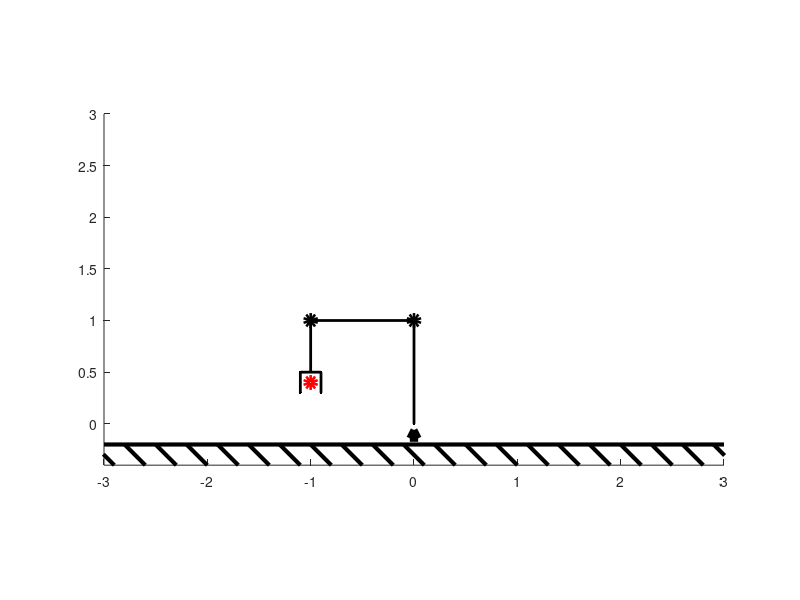

This chart was generated by the following MATLAB code: (Note: this script raises an error after producing the figure.)
%%%%%%%%%%%%%%%%%%%%%%%%%%%%%%%%%%%%%%%%%%%%%%%%%%%%%%%%%%%%%%%%%%%%%%%%%%%
%%%%%%%%%%%%%%%%%%%%%%%%%%%%%%%%%%%%%%%%%%%%%%%%%%%%%%%%%%%%%%%%%%%%%%%%%%%
%%%%%%          3-Link Manipulator                                   %%%%%%
%%%%%%          M20 Robotics, coursework template                    %%%%%%
%%%%%%          University of Cambridge                              %%%%%%
%%%%%%          Michaelmas 2015                                      %%%%%%
%%%%%%%%%%%%%%%%%%%%%%%%%%%%%%%%%%%%%%%%%%%%%%%%%%%%%%%%%%%%%%%%%%%%%%%%%%%
%%%%%%%%%%%%%%%%%%%%%%%%%%%%%%%%%%%%%%%%%%%%%%%%%%%%%%%%%%%%%%%%%%%%%%%%%%%

%%%%%%%%%%%%%%%%%%%%%%%%%%%%%%%%%%%%%%%%%%%%%%%%%%%%%%%%%%%%%%%%%%%%%%%%%%%
%% Main function                                                         %%
%%%%%%%%%%%%%%%%%%%%%%%%%%%%%%%%%%%%%%%%%%%%%%%%%%%%%%%%%%%%%%%%%%%%%%%%%%%

function manipulator
%% Blank slate
clear all
close all
clc

%% Parameters
l1 = 1;                 %length bottom link [m]
l2 = 1;                 %length middle link [m]
l3 = 0.5;               %length upper link [m]
lg = 0.2;               %length gripper [m]
wg = 0.2;               %width gripper [m]

%% Initial conditions
phi1 = 0;               %angle bottom link [rad]
phi2 = pi/2;            %angle middle link [rad]
phi3 = pi/2;            %angle upper link [rad]

phiVec = [phi1;phi2;phi3];
lVec = [l1,l2,l3];

%% Initialise animation
lineObj = animInit;
animation([phiVec,phiVec],lVec,lineObj,[-1,0.4]);

%% Run main routine
for i = 1:5

    pDes = [ginput(1)';0;1];    %get user defined target              
    phiVecNew = JacInv(phiVec,lVec,pDes);   %inverse kinematics
    animation([phiVec,phiVecNew],lVec,lineObj,pDes) %animation
    phiVec = phiVecNew;
end

%%%%%%%%%%%%%%%%%%%%%%%%%%%%%%%%%%%%%%%%%%%%%%%%%%%%%%%%%%%%%%%%%%%%%%%%%%%
%% Local functions                                                       %%
%%%%%%%%%%%%%%%%%%%%%%%%%%%%%%%%%%%%%%%%%%%%%%%%%%%%%%%%%%%%%%%%%%%%%%%%%%%

%% Animation initialisation
function lineObj = animInit()
    
    lWin = l1+l2+l3+0.5;    %window size
    bOffs = 0.1;            %base offset
    
    figure(1)
    hold on
    % Ground plot
    plot([-lWin lWin],[-2*bOffs -2*bOffs],'k','LineWidth',3)
    plot(0,-bOffs,'^k','LineWidth',5)
    for j = 1:30
        
        k = -lWin-1+j*2*lWin/20;
        plot([k;k+0.2],[0-2*bOffs;-0.2-2*bOffs],'k','LineWidth',3)
    end

    %target line object
    lineObj.m1 = line(0,0,'color','r','LineWidth',5,'Marker','o');

    %link line objects
    lineObj.h1 = line(0,0,'color','k','LineWidth',2);
    lineObj.h2 = line(0,0,'color','k','LineWidth',2);
    lineObj.h3 = line(0,0,'color','k','LineWidth',2);

    %joint line objects
    lineObj.d1 = line(0,0,'color','k','LineWidth',5,'Marker','o');
    lineObj.d2 = line(0,0,'color','k','LineWidth',5,'Marker','o');

    %gripper line objects
    lineObj.g1 = line(0,0,'color','k','LineWidth',2);
    lineObj.g2 = line(0,0,'color','k','LineWidth',2);
    lineObj.g3 = line(0,0,'color','k','LineWidth',2);
    
    axis equal
    axis([-3 3 -0.4 3])
end

%% Animation
function animation(phiMat,lVec,lineObj,PDes)
    
    PhiVec = phiMat(:,2);
    PhiVecOld = phiMat(:,1);
    
    [A10,A21,A32] = HomCoord(PhiVec,lVec); %calculate transformation matrices
    
    r11 = A10*[0;l1;0;1];   %position link 1
    r22 = A10*A21*[0;l2;0;1];   %position link 2
    r33 = A10*A21*A32*[0;l3;0;1];   %position link 3

    rg11 = A10*A21*A32*[wg/2;l3;0;1];   %position gripper base right
    rg22 = A10*A21*A32*[wg/2;lg+l3;0;1];    %position gripper right
    rg11m = A10*A21*A32*[-wg/2;l3;0;1]; %position gripper base left
    rg22m = A10*A21*A32*[-wg/2;lg+l3;0;1];  %position gripper left
    
    %set target point
    set(lineObj.m1,'xdata',PDes(1),'ydata',PDes(2))
    
    %number of animated frames from start to end position
    n = 30;
    
    if PhiVecOld ~= PhiVec
        
        for k = 1:n

            %avoid multiple rotations
            PhiVec = mod(PhiVec,2*pi);  
            PhiVecOld = mod(PhiVecOld,2*pi);
            dPhi = PhiVec-PhiVecOld;
            dC = abs(dPhi)>pi;
            dPhi = dPhi - dPhi.*dC - sign(dPhi.*dC).*(2*pi*dC-abs(dPhi.*dC));

            %calculate intermediate positions
            phiVecT = PhiVecOld + dPhi*k/n;
            [A10T,A21T,A32T] = HomCoord(phiVecT,lVec);
            r1T = A10T*[0;l1;0;1];
            r2T = A10T*A21T*[0;l2;0;1];
            r3T = A10T*A21T*A32T*[0;l3;0;1];

            rg1T = A10T*A21T*A32T*[wg/2;l3;0;1];
            rg2T = A10T*A21T*A32T*[wg/2;lg+l3;0;1];
            rg1Tm = A10T*A21T*A32T*[-wg/2;l3;0;1];
            rg2Tm = A10T*A21T*A32T*[-wg/2;lg+l3;0;1];

            %set intermediate positions and pause
            set(lineObj.h1,'xdata',[0 r1T(1)],'ydata',[0 r1T(2)])
            set(lineObj.h2,'xdata',[r1T(1) r2T(1)],'ydata',[r1T(2) r2T(2)])
            set(lineObj.h3,'xdata',[r2T(1) r3T(1)],'ydata',[r2T(2) r3T(2)])

            set(lineObj.d1,'xdata',r1T(1),'ydata',r1T(2))
            set(lineObj.d2,'xdata',r2T(1),'ydata',r2T(2))

            set(lineObj.g1,'xdata',[rg1Tm(1) rg1T(1)],'ydata',[rg1Tm(2) rg1T(2)])
            set(lineObj.g2,'xdata',[rg1T(1) rg2T(1)],'ydata',[rg1T(2) rg2T(2)])
            set(lineObj.g3,'xdata',[rg1Tm(1) rg2Tm(1)],'ydata',[rg1Tm(2) rg2Tm(2)])
            pause(1/n)
        end
    end
    
    %set target position and pause
    set(lineObj.h1,'xdata',[0 r11(1)],'ydata',[0 r11(2)])
    set(lineObj.h2,'xdata',[r11(1) r22(1)],'ydata',[r11(2) r22(2)])
    set(lineObj.h3,'xdata',[r22(1) r33(1)],'ydata',[r22(2) r33(2)])

    set(lineObj.d1,'xdata',r11(1),'ydata',r11(2))
    set(lineObj.d2,'xdata',r22(1),'ydata',r22(2))

    set(lineObj.g1,'xdata',[rg11m(1) rg11(1)],'ydata',[rg11m(2) rg11(2)])
    set(lineObj.g2,'xdata',[rg11(1) rg22(1)],'ydata',[rg11(2) rg22(2)])
    set(lineObj.g3,'xdata',[rg11m(1) rg22m(1)],'ydata',[rg11m(2) rg22m(2)])

    drawnow
end

%% Homogeneous coordinate transform
function [A10,A21,A32] = HomCoord(phiVec,lVec)
    
    Phi1 = phiVec(1);
    Phi2 = phiVec(2);
    Phi3 = phiVec(3);

    L1 = lVec(1);
    L2 = lVec(2);

    A10 = [cos(Phi1) , -sin(Phi1) , 0 , 0; ...
           sin(Phi1) ,  cos(Phi1) , 0 , 0; ...
           0          , 0           , 1 , 0 ; ...
           0          , 0           , 0 , 1];

    A21 = [cos(Phi2) , -sin(Phi2) , 0 , 0; ...
           sin(Phi2) ,  cos(Phi2) , 0 , L1; ...
           0          , 0           , 1 , 0; ...
           0          , 0           , 0 , 1];

    A32 = [cos(Phi3) , -sin(Phi3) , 0 , 0; ...
           sin(Phi3) ,  cos(Phi3) , 0 , L2; ...
           0          , 0           , 1 , 0; ...
           0          , 0           , 0 , 1];

end

%% Jacobian inverse method (inverse kinematics)
function PhiVec = JacInv(PhiVec,LVec,PDes)
    
L3 = LVec(3)+0.1;   %offset target
j = 0;
[A10,A21,A32] = HomCoord(PhiVec,LVec);
rCurr = A10*A21*A32*[0;l3;0;1]; %current end effector position

pErr = norm(PDes-rCurr);    %current position error
errThresh = 0.001;  %error threshold

    while pErr > errThresh
        
        J = Jac(PhiVec,LVec);      
        dx =  pinv(J)*(PDes-rCurr); %pinv Moore-Penrose pseudoinverse
        PhiVec = PhiVec + dx;

        [A10,A21,A32] = HomCoord(PhiVec,LVec);

        rCurr = A10*A21*A32*[0;L3;0;1];
        pErr = norm(PDes-rCurr);

        j = j+1;

        if j>1000   %interrupt if position not below threshold after 1000 iterations

            %run optimisation routine to minimise position error
            lambda = fminsearch(@(x) JacErr(x,PhiVec,PDes,LVec),[0;0;0]);
            PhiVec = PhiVec + lambda;
            break
        end
    end
end

%% Calculate Jacobian
function J = Jac(phiVec,lVec)
    
phi1 = phiVec(1);
phi2 = phiVec(2);
phi3 = phiVec(3);

l1 = lVec(1);
l2 = lVec(2);
l3 = lVec(3);

% Jacobian
J = [ - l2*(cos(phi1)*cos(phi2) - sin(phi1)*sin(phi2)) - l1*cos(phi1) - ...
    l3*(cos(phi3)*(cos(phi1)*cos(phi2) - sin(phi1)*sin(phi2)) -...
    sin(phi3)*(cos(phi1)*sin(phi2) + cos(phi2)*sin(phi1))), -...
    l2*(cos(phi1)*cos(phi2) - sin(phi1)*sin(phi2)) - ...
    l3*(cos(phi3)*(cos(phi1)*cos(phi2) - sin(phi1)*sin(phi2)) -...
    sin(phi3)*(cos(phi1)*sin(phi2) + cos(phi2)*sin(phi1))), ...
    -l3*(cos(phi3)*(cos(phi1)*cos(phi2) - sin(phi1)*sin(phi2)) - ...
    sin(phi3)*(cos(phi1)*sin(phi2) + cos(phi2)*sin(phi1)));
    - l2*(cos(phi1)*sin(phi2) + cos(phi2)*sin(phi1)) - l1*sin(phi1) - ...
    l3*(cos(phi3)*(cos(phi1)*sin(phi2) + cos(phi2)*sin(phi1)) + ...
    sin(phi3)*(cos(phi1)*cos(phi2) - sin(phi1)*sin(phi2))), -...
    l2*(cos(phi1)*sin(phi2) + cos(phi2)*sin(phi1)) - ...
    l3*(cos(phi3)*(cos(phi1)*sin(phi2) + cos(phi2)*sin(phi1)) + ...
    sin(phi3)*(cos(phi1)*cos(phi2) - sin(phi1)*sin(phi2))), -...
    l3*(cos(phi3)*(cos(phi1)*sin(phi2) + cos(phi2)*sin(phi1)) +...
    sin(phi3)*(cos(phi1)*cos(phi2) - sin(phi1)*sin(phi2)));...
    0,    0,  0;...
    0,    0,  0];
end

%% Objective function error minimisation
function pErr = JacErr(lambda,phiVec,pDes,lVec)

l3 = lVec(3);
phi = phiVec + lambda;
[A10,A21,A32] = HomCoord(phi,lVec);
rCurr = A10*A21*A32*[0;l3;0;1];
pErr = norm(pDes-rCurr); 
end

end

